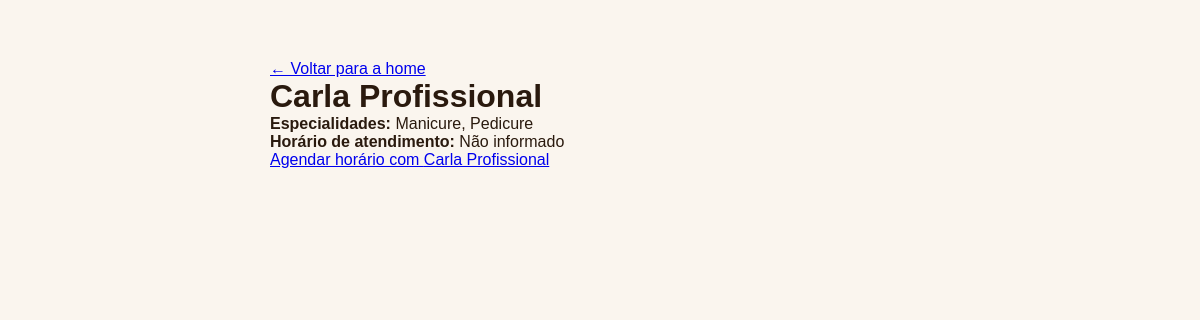
Page /profissional/1/ on the committed database.
### agendamentos/models.py (models this page shows, shortened)
class Profissional(models.Model):
    GENERO_CHOICES = Cliente.GENERO_CHOICES
    usuario = models.OneToOneField(
        User, on_delete=models.CASCADE, related_name="profissional"
    )
    nome_completo = models.CharField(max_length=100)
    cpf = models.CharField(max_length=14, unique=True)
    telefone = models.CharField(max_length=16)
    data_nascimento = models.DateField()
    genero = models.CharField(max_length=1, choices=GENERO_CHOICES, blank=True)
    cep = models.CharField(max_length=9, blank=True)
    foto = models.ImageField(upload_to="profissionais/", blank=True)
    especialidades = models.ManyToManyField(Especialidade, related_name="profissionais")
    horario_atendimento = models.CharField(
        max_length=100, blank=True, help_text="Ex.: Seg a Sáb, 09h às 18h"
    )
    apresentacao = models.TextField(blank=True)
    codigo_convite = models.CharField(max_length=20, blank=True)
    aprovado = models.BooleanField(
        default=False, help_text="Conta liberada após análise da gestão do salão"
    )
    criado_em = models.DateTimeField(auto_now_add=True)
    class Meta:
        verbose_name = "Profissional"
        verbose_name_plural = "Profissionais"

class Especialidade(models.Model):
    nome = models.CharField(max_length=50, unique=True)
    class Meta:
        verbose_name = "Especialidade"
        verbose_name_plural = "Especialidades"

### agendamentos/views.py (the view)
# urls.py: path("profissional/<int:pk>/", views.profissional_detalhe, name="profissional_detalhe"),
def profissional_detalhe(request, pk):
    profissional = get_object_or_404(Profissional, pk=pk, aprovado=True)
    return render(request, "profissional_detalhe.html", {"profissional": profissional})

### templates/profissional_detalhe.html (shortened to what this page needs)
<!DOCTYPE html>
<html lang="pt-br">
<head>
  <link rel="stylesheet" href="/static/css/style.css">
</head>
<body>
  <div style="max-width:700px;margin:60px auto;padding:0 20px;font-family:sans-serif;">
    <p><a href="{% url 'agendamentos:home' %}">&larr; Voltar para a home</a></p>
    <h1>{{ profissional.nome_completo }}</h1>
    <p><strong>Especialidades:</strong>
      {% for especialidade in profissional.especialidades.all %}
        {{ especialidade.nome }}{% if not forloop.last %}, {% endif %}
      {% empty %}
        Nenhuma especialidade cadastrada.
      {% endfor %}
    </p>
    <p><strong>Horário de atendimento:</strong> {{ profissional.horario_atendimento|default:"Não informado" }}</p>
    <p>
      <a href="{% url 'agendamentos:agendamento' %}" class="btn">Agendar horário com {{ profissional.nome_completo }}</a>
    </p>
  </div>
</body>
</html>

### static/css/style.css (style rules this page uses)
* { box-sizing:border-box;margin:0;padding:0; }
:root { --marrom:#3D2B1A; --marrom-medio:#6B4226; --dourado:#C9A96E; --dourado-claro:#E8D5B0; --creme:#FAF5EE; --creme-escuro:#F0E6D3; --texto:#2A1A0E; }
body { font-family:'Jost',sans-serif; background:var(--creme); color:var(--texto); overflow-x:hidden; }
html { scroll-behavior:smooth; }

### rows in the picture
Profissional: nome_completo "Carla Profissional", horario_atendimento "Não informado"
Especialidade: nome "Manicure"
Especialidade: nome "Pedicure"
